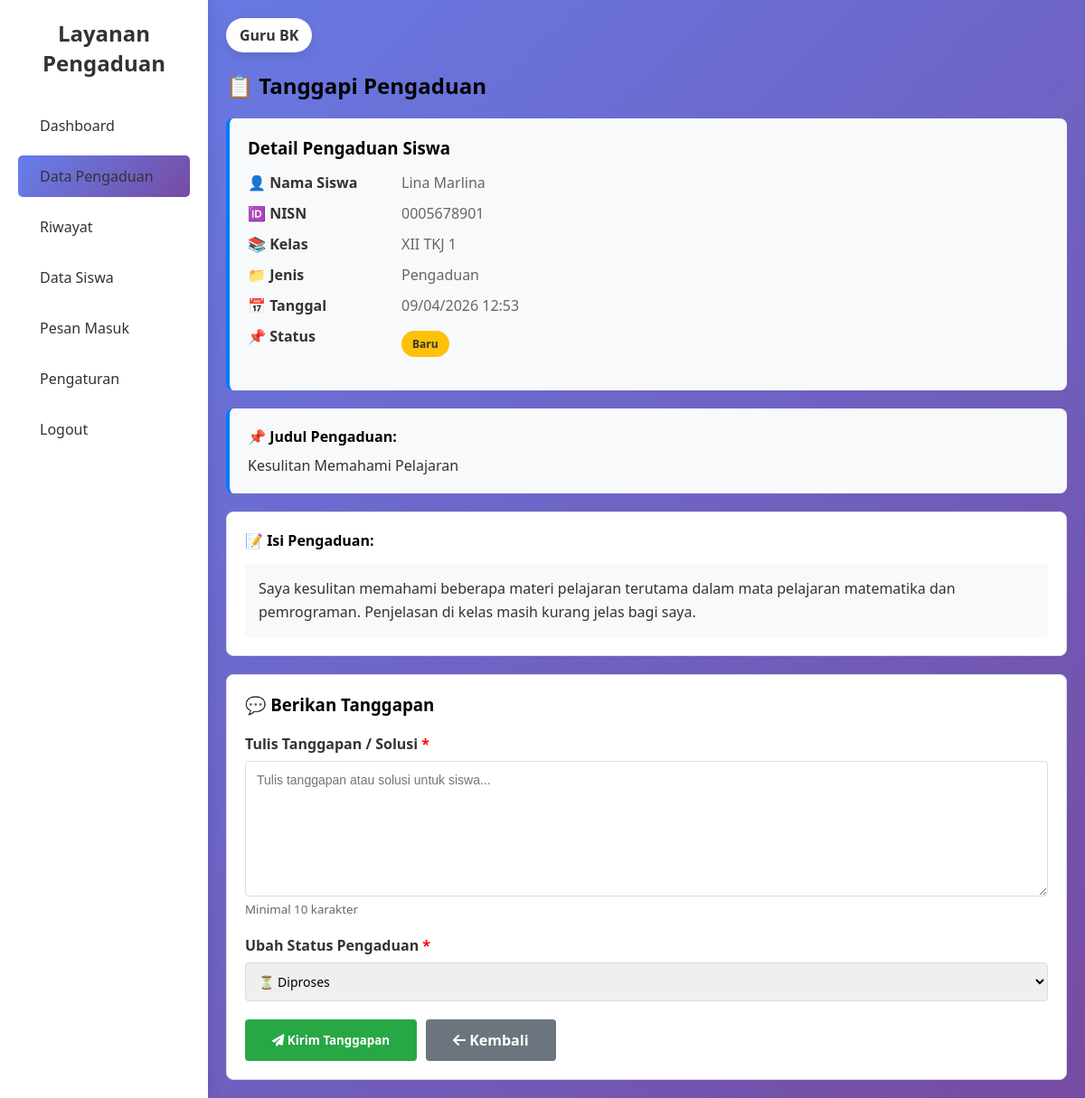
Page /guru_tanggapi.php?id=6 (signed in) on the committed database.
### tables this page shows
CREATE TABLE IF NOT EXISTS `pengaduan` (
  `id_pengaduan` int(11) NOT NULL,
  `id_siswa` int(11) NOT NULL,
  `id_bk` int(11) DEFAULT NULL,
  `jenis` enum('pengaduan','laporan') NOT NULL,
  `judul` varchar(150) NOT NULL,
  `isi` text NOT NULL,
  `file_dokumen` varchar(255) DEFAULT NULL,
  `tanggal` datetime DEFAULT current_timestamp(),
  `status` enum('baru','diproses','selesai') DEFAULT 'baru',
  `tanggapan` text DEFAULT NULL,
  `tanggal_tanggapan` datetime DEFAULT NULL,
  `updated_at` datetime DEFAULT current_timestamp() ON UPDATE current_timestamp()
);

CREATE TABLE IF NOT EXISTS `siswa` (
  `id_siswa` int(11) NOT NULL,
  `nisn` varchar(20) NOT NULL,
  `nama` varchar(100) NOT NULL,
  `jenis_kelamin` enum('Laki-laki','Perempuan') NOT NULL,
  `tempat_lahir` varchar(100) DEFAULT NULL,
  `tanggal_lahir` date DEFAULT NULL,
  `alamat` text DEFAULT NULL,
  `telpon` varchar(15) DEFAULT NULL,
  `email` varchar(100) DEFAULT NULL,
  `id_kelas` int(11) DEFAULT NULL,
  `password` varchar(255) NOT NULL,
  `foto` varchar(255) DEFAULT NULL,
  `status` enum('aktif','nonaktif') DEFAULT 'aktif',
  `created_at` datetime DEFAULT current_timestamp(),
  `updated_at` datetime DEFAULT current_timestamp() ON UPDATE current_timestamp()
);

CREATE TABLE IF NOT EXISTS `kelas` (
  `id_kelas` int(11) NOT NULL,
  `nama_kelas` varchar(50) NOT NULL,
  `tingkat` varchar(50) NOT NULL,
  `jurusan` varchar(100) NOT NULL
);

### guru_tanggapi.php (the view, shortened to what this page needs)
<?php
include 'koneksi.php';
$id_pengaduan = $_GET['id'] ?? 0;
$query = "SELECT p.*, s.nama as nama_siswa, s.nisn, k.nama_kelas
          FROM pengaduan p
          JOIN siswa s ON p.id_siswa = s.id_siswa
          LEFT JOIN kelas k ON s.id_kelas = k.id_kelas
          WHERE p.id_pengaduan='$id_pengaduan'";
$result = mysqli_query($conn, $query);
$pengaduan = mysqli_fetch_assoc($result);
?>
<!DOCTYPE html>
<html lang="id">
<head>
    <link rel="stylesheet" href="css/dashboard.css">
    <link rel="stylesheet" href="css/tanggapi.css">
    <link rel="stylesheet" href="https://cdnjs.cloudflare.com/ajax/libs/font-awesome/6.4.0/css/all.min.css">
</head>
<body>
<div class="container">
    <div class="sidebar">
        <h2>Layanan Pengaduan</h2>
        <ul>
            <li><a href="guru_dashboard.php">Dashboard</a></li>
            <li class="active"><a href="guru_data_pengaduan.php">Data Pengaduan</a></li>
            <li><a href="guru_riwayat_pengaduan.php">Riwayat</a></li>
            <li><a href="guru_data_siswa.php">Data Siswa</a></li>
            <li><a href="guru_pesan_masuk.php">Pesan Masuk</a></li>
            <li><a href="guru_pengaturan.php">Pengaturan</a></li>
            <li><a href="logout.php" onclick="return confirm('Yakin ingin logout?');">Logout</a></li>
        </ul>
    </div>
    <div class="main">
        <div class="user"><?php echo htmlspecialchars($_SESSION['nama_guru']); ?></div>
        <h2 style="margin-bottom: 20px;">📋 Tanggapi Pengaduan</h2>
        <div class="detail-box">
            <h3 style="margin-bottom: 15px;">Detail Pengaduan Siswa</h3>
            <div class="detail-row">
                <span class="detail-label">👤 Nama Siswa</span>
                <span class="detail-value"><?php echo htmlspecialchars($pengaduan['nama_siswa']); ?></span>
            </div>
            <div class="detail-row">
                <span class="detail-label">🆔 NISN</span>
                <span class="detail-value"><?php echo htmlspecialchars($pengaduan['nisn']); ?></span>
            </div>
            <div class="detail-row">
                <span class="detail-label">📚 Kelas</span>
                <span class="detail-value"><?php echo htmlspecialchars($pengaduan['nama_kelas'] ?? '-'); ?></span>
            </div>
            <div class="detail-row">
                <span class="detail-label">📁 Jenis</span>
                <span class="detail-value"><?php echo ucfirst(htmlspecialchars($pengaduan['jenis'])); ?></span>
            </div>
            <div class="detail-row">
                <span class="detail-label">📅 Tanggal</span>
                <span class="detail-value"><?php echo date('d/m/Y H:i', strtotime($pengaduan['tanggal'])); ?></span>
            </div>
            <div class="detail-row">
                <span class="detail-label">📌 Status</span>
                <span>
                    <span class="status-badge status-<?php echo $pengaduan['status']; ?>">
                        <?php echo ucfirst(htmlspecialchars($pengaduan['status'])); ?>
                    </span>
                </span>
            </div>
        </div>
        <div class="detail-box">
            <h4 style="margin-bottom: 10px;">📌 Judul Pengaduan:</h4>
            <p style="font-size: 16px; color: #333; font-weight: 500;">
                <?php echo htmlspecialchars($pengaduan['judul']); ?>
            </p>
        </div>
        <div class="isi-box">
            <h4 style="margin-bottom: 15px;">📝 Isi Pengaduan:</h4>
            <div style="background: #f8f9fa; padding: 15px; border-radius: 4px; line-height: 1.6; color: #333;">
                <?php echo nl2br(htmlspecialchars($pengaduan['isi'])); ?>
            </div>
        </div>
        <div class="form-box">
            <h3 style="margin-bottom: 20px;">💬 Berikan Tanggapan</h3>
            <form method="POST" action="proses_tanggapi.php?aksi=tanggapi">
                <div class="form-group">
                    <label for="tanggapan">Tulis Tanggapan / Solusi <span style="color: red;">*</span></label>
                    <textarea
                        id="tanggapan"
                        name="tanggapan"
                        placeholder="Tulis tanggapan atau solusi untuk siswa..."
                        required><?php echo htmlspecialchars($pengaduan['tanggapan'] ?? ''); ?></textarea>
                    <small style="color: #666; display: block; margin-top: 5px;">Minimal 10 karakter</small>
                </div>
                <div class="form-group">
                    <label for="status">Ubah Status Pengaduan <span style="color: red;">*</span></label>
                    <select id="status" name="status" required>
                        <option value="diproses" <?php echo ($pengaduan['status'] == 'diproses') ? 'selected' : ''; ?>>
                            ⏳ Diproses
                        </option>
                    </select>
                </div>
                <div class="btn-group">
                    <button type="submit" class="btn-submit">
                        <i class="fas fa-paper-plane"></i> Kirim Tanggapan
                    </button>
                    <a href="guru_data_pengaduan.php" class="btn-cancel">
                        <i class="fas fa-arrow-left"></i> Kembali
                    </a>
                </div>
            </form>
        </div>
    </div>
</div>
</body>
</html>

### css/dashboard.css (style rules this page uses)
* { margin:0; padding:0; box-sizing:border-box; font-family: 'Segoe UI', Tahoma, Geneva, Verdana, sans-serif; }
body { background: linear-gradient(135deg, #667eea 0%, #764ba2 100%); min-height: 100vh; }
.container { display:flex; min-height: 100vh; }
.sidebar { width:230px; min-height: 100vh; background: white; color:#333; padding:20px; box-shadow: 2px 0 15px rgba(0, 0, 0, 0.1); }
.sidebar h2 { text-align:center; margin-bottom:30px; color:#333; }
.sidebar ul { list-style:none; }
.sidebar ul li { padding:12px; margin:10px 0; border-radius:5px; cursor:pointer; }
.sidebar ul li a { padding:12px; margin:10px 0; border-radius:5px; cursor:pointer; text-decoration: none; color: #333; }
.sidebar .active { background: linear-gradient(135deg, #667eea 0%, #764ba2 100%); color: rgb(0, 0, 0); border-left: 4px solid #667eea; padding-left: 8px; }
.main { flex:1; padding:20px; }
.user { display: inline-block; background: white; padding:8px 15px; border-radius:20px; color:#333; font-weight: 600; box-shadow: 0 4px 12px rgba(0, 0, 0, 0.1); margin-bottom: 20px; }

### css/tanggapi.css (style rules this page uses)
* { margin:0; padding:0; box-sizing:border-box; font-family: 'Segoe UI', Tahoma, Geneva, Verdana, sans-serif; }
body { background: linear-gradient(135deg, #667eea 0%, #764ba2 100%); min-height: 100vh; }
.container { display:flex; min-height:100vh; }
.sidebar { width:230px; background: white; color:#333; padding:20px; min-height:100vh; box-shadow: 2px 0 15px rgba(0, 0, 0, 0.1); }
.sidebar h2 { text-align:center; margin-bottom:30px; color:#333; }
.sidebar ul { list-style:none; }
.sidebar ul li { padding:12px; margin:10px 0; border-radius:5px; cursor:pointer; }
.sidebar ul li a { padding:12px; margin:10px 0; border-radius:5px; cursor:pointer; text-decoration: none; color: #333; }
.sidebar .active { background: linear-gradient(135deg, #667eea 0%, #764ba2 100%); color: white; border-left: 4px solid #667eea; padding-left: 8px; }
.main { flex:1; padding:20px; }
.user { display: inline-block; background: white; padding:8px 15px; border-radius:20px; color:#333; font-weight: 600; box-shadow: 0 4px 12px rgba(0, 0, 0, 0.1); margin-bottom: 20px; }
.form-group { margin-top:15px; display:flex; flex-direction:column; }
textarea { height:120px; padding:10px; border:2px solid #e0e0e0; border-radius:8px; resize:none; font-family: 'Segoe UI', Tahoma, Geneva, Verdana, sans-serif; transition: all 0.3s ease; }
select { padding:10px; border-radius:5px; border:1px solid #ccc; }

### guru_tanggapi.php (style rules this page uses)
.status-badge { display: inline-block; padding: 6px 12px; border-radius: 20px; font-size: 12px; font-weight: bold; margin: 5px 0; }
.status-baru { background: #ffc107; color: #333; }
.detail-box { background: #f8f9fa; padding: 20px; border-radius: 8px; margin-bottom: 20px; border-left: 4px solid #007bff; }
.detail-row { display: grid; grid-template-columns: 150px 1fr; gap: 20px; margin-bottom: 12px; }
.detail-label { font-weight: 600; color: #333; }
.detail-value { color: #666; }
.isi-box { background: white; padding: 20px; border-radius: 8px; border: 1px solid #ddd; margin-bottom: 20px; }
.form-box { background: white; padding: 20px; border-radius: 8px; border: 1px solid #ddd; }
.form-group { margin-bottom: 20px; }
.form-group label { display: block; margin-bottom: 8px; font-weight: 600; color: #333; }
.form-group textarea { width: 100%; padding: 12px; border: 1px solid #ddd; border-radius: 4px; font-family: Arial, sans-serif; font-size: 14px; min-height: 150px; resize: vertical; }
.form-group select { width: 100%; padding: 10px; border: 1px solid #ddd; border-radius: 4px; font-size: 14px; }
.btn-group { display: flex; gap: 10px; }
.btn-submit { background: #28a745; color: white; padding: 12px 30px; border: none; border-radius: 4px; font-weight: 600; cursor: pointer; }
.btn-cancel { background: #6c757d; color: white; padding: 12px 30px; border: none; border-radius: 4px; font-weight: 600; cursor: pointer; text-decoration: none; display: inline-block; }

### rows in the picture
pengaduan: id_siswa.nama "Lina Marlina", id_siswa.nisn "0005678901", kelas.nama_kelas "XII TKJ 1", jenis "Pengaduan", tanggal "09/04/2026 12:53", status "Baru", judul "Kesulitan Memahami Pelajaran", isi "Saya kesulitan memahami beberapa materi pelajaran terutama dalam mata pelajaran matematika dan pemrograman. Penjelasan di kelas masih kurang jelas bagi saya."

### other values in the picture
$_SESSION['nama_guru'] "Guru BK"
